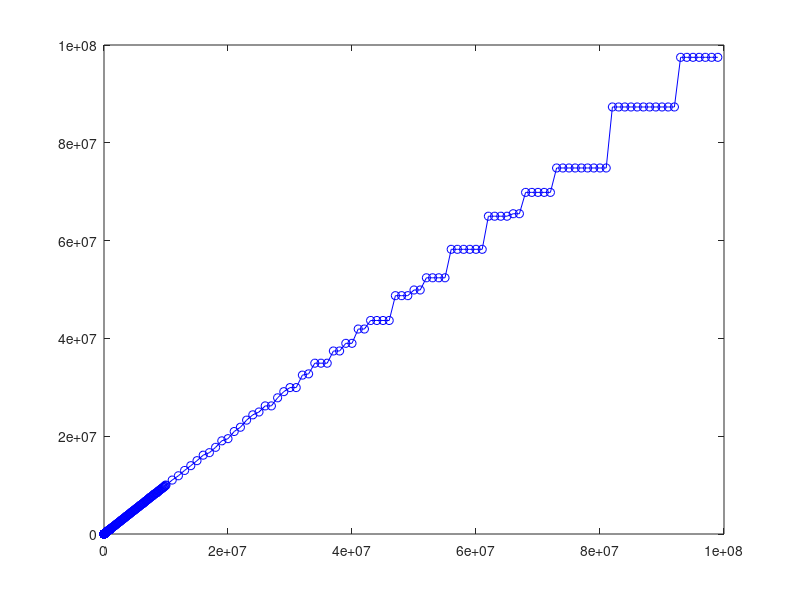
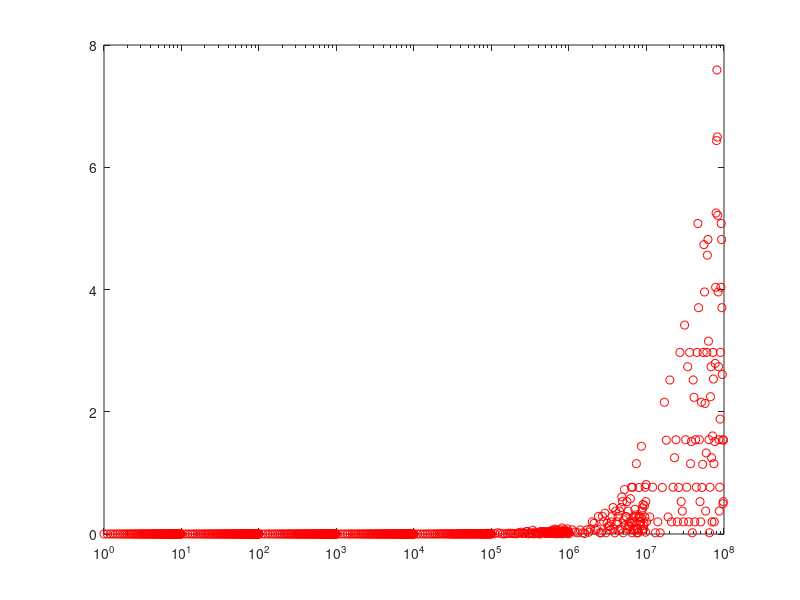

Source code (MATLAB) for these figures, in order:
clear all; clc;
format shortEng;


available = [194.961 174.653 149.702 130.99 209.583 116.435];
available = available*1e6;
%available = [ available available/1e2 available/1e4];
available = sort(available,'descend')
available = available
freq = [];

for i=10:99
    freq = [ i*1e6 freq ];
end;

for i=10:99
    freq = [ i*1e5 freq ];
end;

for i=10:99
    freq = [ i*1e4 freq ];
end;

for i=10:99
    freq = [ 1000*i freq ];
end;

for i=10:99
    freq = [ 100*i freq ];
end;

for i=10:99
    freq = [ 10*i freq ];
end;

for i=10:99
    freq = [ i*1e0 freq ];
end;

for i=10:99
    freq = [ i*1e-1 freq ];
end;

freq = sort(freq);
freq = unique(freq);
%req

divisors = []
errs = []
res = []


% output values
divisors = []
sources = []

numbExp = zeros(10);
numbExpGen = zeros(10);

maxDiv = 0;
for i=1:length(freq)
    freq(i);
    f = freq(i);
    divs = round(available/f);
    err = abs(f - available./divs);
    err = 100.0*err/f; %err in %
    [val ind] = min(err);
    errs(i) = val;
    divisors(i) = divs(ind);
    sources(i) = ind;
    
    
    exppDisplay = floor(log10(freq(i)));
    numbExp(exppDisplay+1) = numbExp(exppDisplay+1) + 1;
    
    
    
    genFreq = available(sources(i))/divisors(i);
    expp = floor(log10(genFreq));
    tmp.freqGenerating = genFreq/10^expp;
    tmp.expGenerating = expp;
    
    numbExpGen(expp+1) = numbExpGen(expp+1) + 1;
    
    tmp.freqDisplay = freq(i)/10^exppDisplay;
    tmp.expDisplay = exppDisplay;
    
    tmp.source = ind;
    tmp.div = divs(ind);
    
    maxDiv = max(maxDiv, tmp.div);
    tmp;
    res = [ res tmp ];
    
    
    freqsDisplay(exppDisplay+1, numbExp(exppDisplay+1)+1) = tmp.freqDisplay;
    freqsGenerating(expp+1, numbExp(expp+1)+1) = tmp.freqGenerating;
end;

outFreqs = available(sources)./divisors
figure(1);
plot(freq, outFreqs,'o-b')
figure(2);
[maxerr indice] = max(errs) % max error
semilogx(freq, errs,'or')


%%%%%%%%% GENERATING ARRAY FILES %%%%%%%%%%%%%%

fileSources = fopen('sources.txt','w')
fileDividers = fopen('dividers.txt','w')
fileFrequncyActual = fopen('freqActual.txt','w')

fprintf(fileSources,'type LUT_Sources_t is array(10 to %d) of integer;\n',length(res)+9)
fprintf(fileDividers,'type LUT_Dividers_t is array(10 to %d) of integer;\n',length(res)+9)
fprintf(fileFrequncyActual,'type LUT_Frequency_t is array(10 to %d) of string;\n',length(res)+9)

fprintf(fileSources,'signal LUT_Sources : LUT_Sources_t := (')
fprintf(fileDividers,'signal LUT_Dividers : LUT_Dividers_t := (')
fprintf(fileFrequncyActual,'signal LUT_Frequency : LUT_Frequency_t := (')

for i=1:length(res)-1
        fprintf(fileSources,'%d, ',res(i).source);
        fprintf(fileDividers,'%d, ',res(i).div);
        fprintf(fileFrequncyActual, '"%s", ', [num2str(round(10*res(i).freqGenerating)) 'E' num2str(round(res(i).expGenerating))])
end
i=length(res);
fprintf(fileSources,'%d);\n',res(i).source);
fprintf(fileDividers,'%d);\n',res(i).div);
fprintf(fileFrequncyActual, '"%s")\n', [num2str(round(10*res(i).freqGenerating)) 'E' num2str(round(res(i).expGenerating))])
    
fclose(fileSources);
fclose(fileDividers);
maxDiv